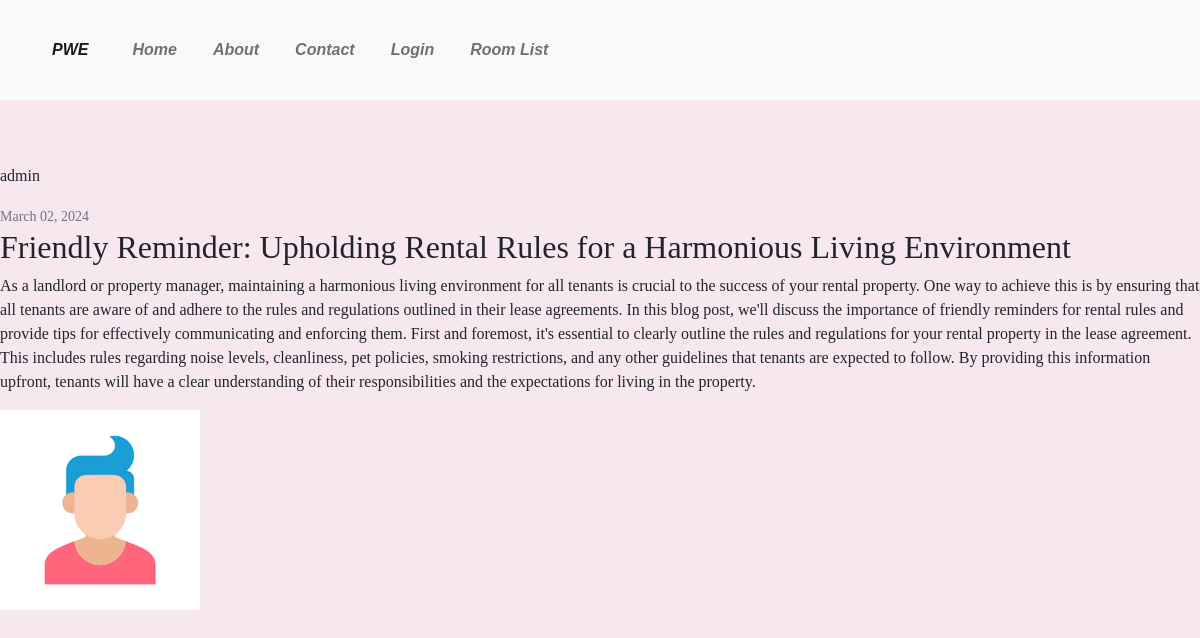
Page /adminuser/post/25/ on the committed database.
### adminuser/models.py (models this page shows, shortened)
class Post(models.Model):
    title = models.CharField(max_length=100)
    description = models.TextField()
    date_posted = models.DateTimeField(default=timezone.now)
    author = models.ForeignKey(User, on_delete=models.CASCADE)
    image = models.ImageField(blank=True, null=True)

### adminuser/views.py (the view)
# urls.py: path('post/<int:pk>/', PostDetailView.as_view(), name='post-detail'),
class PostDetailView(DetailView):
    model = Post
    template_name = 'post_detail.html'

### adminuser/templates/post_detail.html (shortened to what this page needs)
{% extends "base.html" %}
{% block content %}
<article class="media content-section">
    <div class="media-body">
        <div class="article-metadata">
            <p class="mr-2" >{{ object.author }}</p>
            <small class="text-muted">{{ object.date_posted|date:"F d, Y" }}</small>
        </div>
        <h2 class="article-title">{{ object.title }}</h2>
        <p class="article-description ">{{ object.description  }}</p>
        {% if post.image %}
        <img class="article-image fixed-size-image" src="{{ post.image.url }}" alt="{{ post.title }}">
        {% endif %}
    </div>
</article>
{% endblock %}

### Main/templates/base.html (style rules this page uses)
body { background-color:#f7e8f0; background-size: cover; background-position: center; background-position: center; margin-top: 140px; padding: 0; align-items: center; font-family: 'Poppins'; }

### rows in the picture
Post: author "admin", date_posted "March 02, 2024", title "Friendly Reminder: Upholding Rental Rules for a Harmonious Living Environment", description "As a landlord or property manager, maintaining a harmonious living environment for all tenants is crucial to the success of your rental property. One way to achieve this is by ensuring that all tenants are aware of and adhere to the rules and regulations outlined in their lease agreements. In this blog post, we'll discuss the importance of friendly reminders for rental rules and provide tips for effectively communicating and enforcing them. First and foremost, it's essential to clearly outline the rules and regulations for your rental property in the lease agreement. This includes rules regarding noise levels, cleanliness, pet policies, smoking restrictions, and any other guidelines that…", image (picture)
